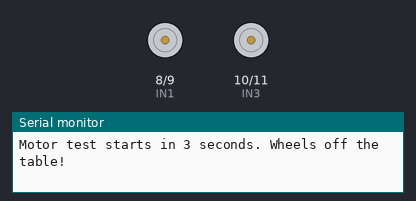
Simulated run of this sketch. Board: Arduino Uno, built with avr-gcc and run on an emulated ATmega328P. On the bench: motor-driver pin pairs drawn as motors (green arrow = first pin HIGH = forward, orange = second pin HIGH = backward, longer = more drive, scaled by the enable pin), the last lines printed to the serial monitor. At 7.2 s the program stops and its outputs stay as they are.

Above: at 0.1 s.
At 3.1 s:
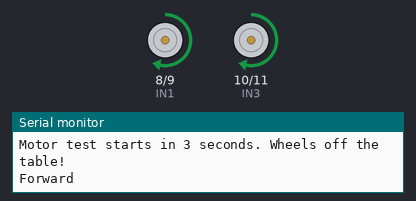
At 4.9 s:
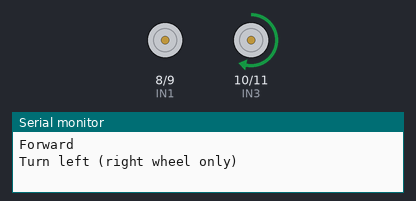
At 6.5 s:
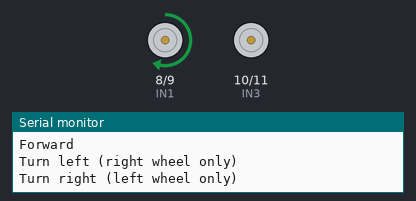
Timing chart, 0 to 8.7 s (numbered marks = the images above):
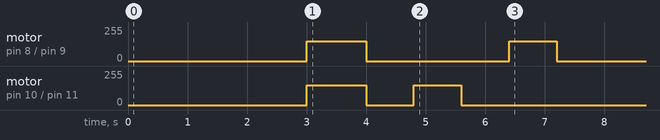

The sketch:

motor_test.ino
```cpp
// Robotics 101, Lesson 10: test both motors
// Runs a short, safe pattern: forward, stop, left, stop, right, stop, then waits.
// Put the robot on a stand or hold it with the wheels off the table first.
// Wiring (L298N): ENA D5, IN1 D8, IN2 D9 (left motor); ENB D6, IN3 D10, IN4 D11 (right motor).

const int ENA = 5;   // left motor speed (PWM)
const int IN1 = 8;
const int IN2 = 9;
const int ENB = 6;   // right motor speed (PWM)
const int IN3 = 10;
const int IN4 = 11;

const int SPEED = 150;  // 0 (stopped) to 255 (full speed)

void setup() {
  pinMode(ENA, OUTPUT);
  pinMode(IN1, OUTPUT);
  pinMode(IN2, OUTPUT);
  pinMode(ENB, OUTPUT);
  pinMode(IN3, OUTPUT);
  pinMode(IN4, OUTPUT);
  stopMotors();
  Serial.begin(9600);
  Serial.println("Motor test starts in 3 seconds. Wheels off the table!");
  delay(3000);
}

void loop() {
  Serial.println("Forward");
  setMotors(SPEED, SPEED);
  delay(1000);
  stopMotors();
  delay(800);

  Serial.println("Turn left (right wheel only)");
  setMotors(0, SPEED);
  delay(800);
  stopMotors();
  delay(800);

  Serial.println("Turn right (left wheel only)");
  setMotors(SPEED, 0);
  delay(800);
  stopMotors();

  Serial.println("Done. Press RESET to run again.");
  while (true) {
    // stay stopped
  }
}

// Positive speed: forward. Negative: backward. 0: stop.
void setMotors(int leftSpeed, int rightSpeed) {
  driveOne(ENA, IN1, IN2, leftSpeed);
  driveOne(ENB, IN3, IN4, rightSpeed);
}

void driveOne(int enPin, int inA, int inB, int speed) {
  if (speed > 0) {
    digitalWrite(inA, HIGH);
    digitalWrite(inB, LOW);
  } else if (speed < 0) {
    digitalWrite(inA, LOW);
    digitalWrite(inB, HIGH);
  } else {
    digitalWrite(inA, LOW);
    digitalWrite(inB, LOW);
  }
  analogWrite(enPin, constrain(abs(speed), 0, 255));
}

void stopMotors() {
  setMotors(0, 0);
}
```

Measured:
- by itself, motor on pin 8 (IN1) / pin 9 (IN2): stopped → forward 150/255 at 3.0 s, → stopped 1.0 s later, → forward 150/255 2.4 s later, → stopped 0.80 s later
- by itself, motor on pin 10 (IN3) / pin 11 (IN4): stopped → forward 150/255 at 3.0 s, → stopped 1.0 s later, → forward 150/255 0.80 s later, → stopped 0.80 s later
